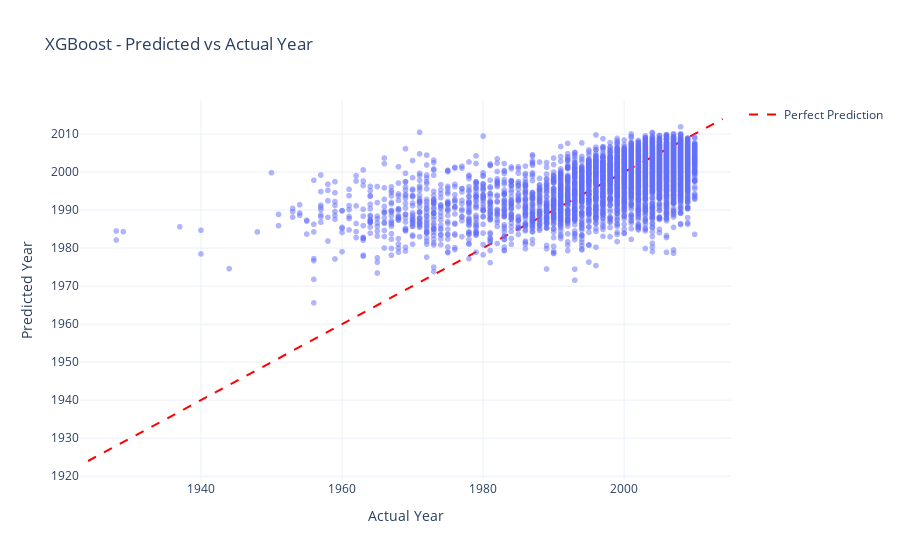

Notebook code for this chart:
### Code cell
y_test_pred = best_model.predict(X_test)

sample_size = 5000
sample_idx = np.random.choice(len(y_test), sample_size, replace=False)

fig = px.scatter(
    x=y_test[sample_idx],
    y=y_test_pred[sample_idx],
    title=f'{best_model_name} - Predicted vs Actual Year',
    labels={'x': 'Actual Year', 'y': 'Predicted Year'},
    opacity=0.5
)

min_val = min(y_test.min(), y_test_pred.min())
max_val = max(y_test.max(), y_test_pred.max())
fig.add_trace(go.Scatter(
    x=[min_val, max_val],
    y=[min_val, max_val],
    mode='lines',
    name='Perfect Prediction',
    line=dict(color='red', dash='dash')
))

fig.update_layout(template='plotly_white')
fig.write_html('reports/figures/23_best_ml_predictions.html')
fig.show()

### Figure 1 — Plotly figure (JSON) as saved in the notebook; plotly's stock layout.template omitted (floating-point values rounded to 4 significant figures; data arrays with more than 128 entries replaced by an {"elided": "..."} marker saying what was removed)
{"data": [{"hovertemplate": "Actual Year=%{x}<br>Predicted Year=%{y}<extra></extra>", "legendgroup": "", "marker": {"color": "#636efa", "opacity": 0.5, "symbol": "circle"}, "mode": "markers", "name": "", "showlegend": false, "type": "scattergl", "x": {"elided": "5000 int values"}, "xaxis": "x", "y": {"elided": "5000 float values"}, "yaxis": "y"}, {"line": {"color": "red", "dash": "dash"}, "mode": "lines", "name": "Perfect Prediction", "type": "scatter", "x": [1924, 2014.0], "y": [1924, 2014.0]}], "layout": {"legend": {"tracegroupgap": 0}, "title": {"text": "XGBoost - Predicted vs Actual Year"}, "xaxis": {"anchor": "y", "domain": [0, 1], "title": {"text": "Actual Year"}}, "yaxis": {"anchor": "x", "domain": [0, 1], "title": {"text": "Predicted Year"}}}}
